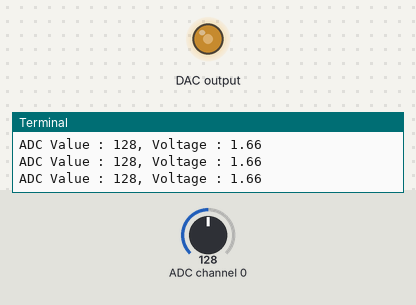
Simulated run of this program. Board: Raspberry Pi (BCM pin numbers). Parts: output pins drawn as LEDs (lit = HIGH), the last lines printed to the terminal. The test bench sets the inputs (shaded band); at power-on: ADC channel 0 = 128 (analog values on the 0–255 scale).

Above: at 1.2 s.
1.3 s: ADC channel 0 set to 178
At 2.4 s:
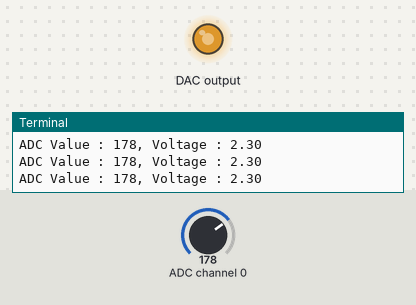
2.8 s: ADC channel 0 set to 224
At 3.6 s:
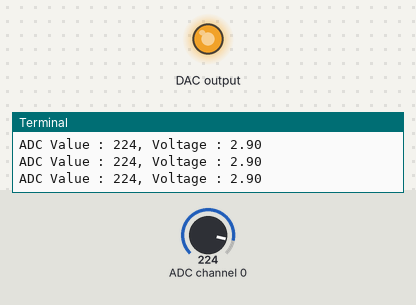
4.3 s: ADC channel 0 set to 30
At 4.8 s:
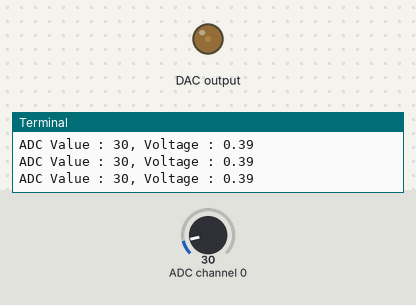
5.8 s: ADC channel 0 set to 0
At 7.1 s:
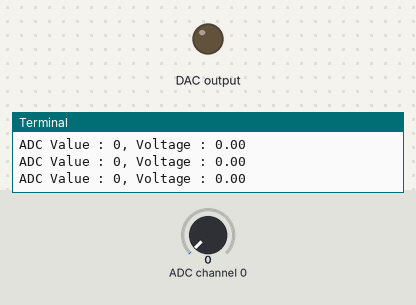
Timing chart, 0 to 8.3 s (numbered marks = the images above; inputs shaded):
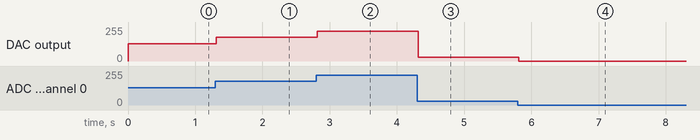

The program:

PCF8591.py
```python
#!/usr/bin/env python
#############################################################################
# Filename    : PCF8591.py
# Description : ADC and DAC
# Author      : Seth Whalen , referenced from Freenove.com
# Modification: 08/14/2018
########################################################################
import smbus
import time

address = 0x48	#default address of PCF8591
bus=smbus.SMBus(1)
cmd=0x40		#command

def analogRead(chn):#read ADC value,chn:0,1,2,3
	value = bus.read_byte_data(address,cmd+chn)
	return value

def analogWrite(value):#write DAC value
	bus.write_byte_data(address,cmd,value)

def loop():
	while True:
		value = analogRead(0)	#read the ADC value of channel 0
		analogWrite(value)		#write the DAC value
		voltage = value / 255.0 * 3.3  #calculate the voltage value
		print 'ADC Value : %d, Voltage : %.2f'%(value,voltage)
		time.sleep(0.01)

def destroy():
	bus.close()

if __name__ == '__main__':
	print 'Program is starting ... '
	try:
		loop()
	except KeyboardInterrupt:
		destroy()
```

Measured:
- after the input at 1.3 s, DAC output: 128/255 → 178/255 at once
- after the input at 2.8 s, DAC output: 178/255 → 224/255 at once
- after the input at 4.3 s, DAC output: 224/255 → 30/255 at once
- after the input at 5.8 s, DAC output: 30/255 → 0/255 at once
